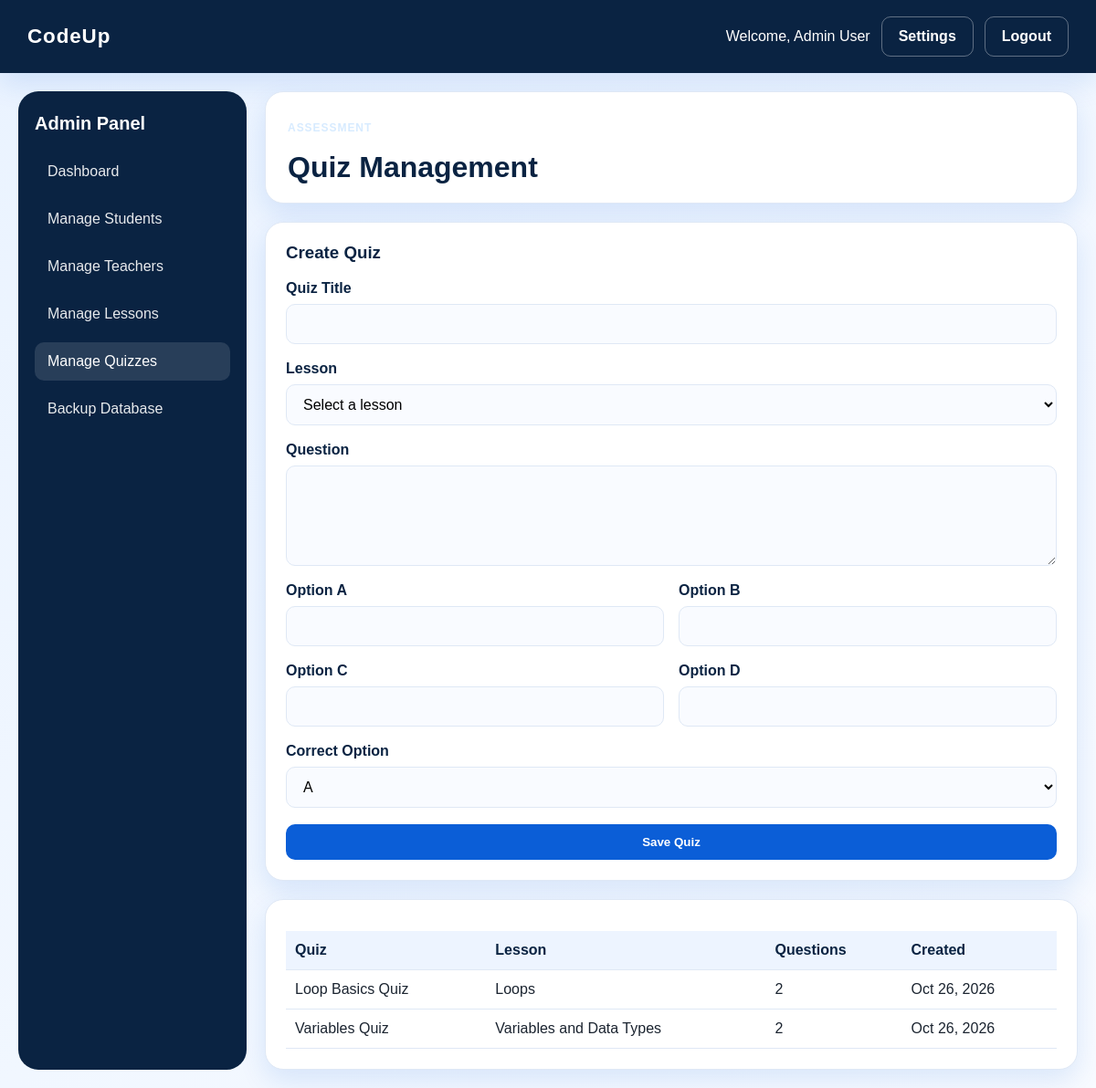
Page /admin/manage_quizzes.php (signed in) on the committed database.
### tables this page shows
CREATE TABLE users (
  id INT AUTO_INCREMENT PRIMARY KEY,
  name VARCHAR(150) NOT NULL,
  email VARCHAR(150) NOT NULL UNIQUE,
  password VARCHAR(255) NOT NULL,
  role ENUM('admin','teacher','student') NOT NULL,
  status ENUM('active','inactive') DEFAULT 'active',
  created_at TIMESTAMP DEFAULT CURRENT_TIMESTAMP
);

CREATE TABLE quizzes (
  id INT AUTO_INCREMENT PRIMARY KEY,
  title VARCHAR(150) NOT NULL,
  lesson_id INT DEFAULT NULL,
  teacher_id INT DEFAULT NULL,
  created_at TIMESTAMP DEFAULT CURRENT_TIMESTAMP,
  FOREIGN KEY (lesson_id) REFERENCES lessons(id) ON DELETE SET NULL,
  FOREIGN KEY (teacher_id) REFERENCES teachers(id) ON DELETE SET NULL
);

CREATE TABLE lessons (
  id INT AUTO_INCREMENT PRIMARY KEY,
  title VARCHAR(150) NOT NULL,
  topic VARCHAR(150) NOT NULL,
  content TEXT NOT NULL,
  objectives TEXT,
  created_by INT DEFAULT NULL,
  created_at TIMESTAMP DEFAULT CURRENT_TIMESTAMP,
  FOREIGN KEY (created_by) REFERENCES users(id) ON DELETE SET NULL
);

### includes/config.php (called while the page is built, shortened)
<?php
$host = 'localhost';
$user = 'root';
$pass = '';
$dbname = 'codeup';
try {
    $conn = new mysqli($host, $user, $pass, $dbname);
    $conn->set_charset('utf8mb4');
} catch (mysqli_sql_exception $exception) {
    error_log('Database connection failed: ' . $exception->getMessage());
    http_response_code(500);
    exit('Database connection failed. Check that MySQL is running, the credentials are correct, and the codeup database has been imported.');
}
function db()
{
    global $conn;
    return $conn;
}
function isLoggedIn()
{
    return isset($_SESSION['user_id']);
}
function currentUser()
{
    $stmt = db()->prepare('SELECT * FROM users WHERE id = ? LIMIT 1');
    $stmt->bind_param('i', $_SESSION['user_id']);
    $stmt->execute();
    $result = $stmt->get_result();
    return $result->fetch_assoc();
}
function formatDate($date)
{
    return date('M d, Y', strtotime($date));
}

### admin/manage_quizzes.php (the view, shortened to what this page needs)
<?php
require __DIR__ . '/../includes/config.php';
$quizzes = db()->query('SELECT q.id, q.title, l.title AS lesson_title, q.created_at, COUNT(question.id) AS question_count FROM quizzes q LEFT JOIN lessons l ON l.id = q.lesson_id LEFT JOIN questions question ON question.quiz_id = q.id GROUP BY q.id, q.title, l.title, q.created_at ORDER BY q.created_at DESC');
include __DIR__ . '/../includes/header.php';
?>
<div class="dashboard-page">
    <aside class="sidebar">
        <h3>Admin Panel</h3>
        <nav>
            <a href="dashboard.php">Dashboard</a>
            <a href="manage_students.php">Manage Students</a>
            <a href="manage_teachers.php">Manage Teachers</a>
            <a href="manage_lessons.php">Manage Lessons</a>
            <a class="active" href="manage_quizzes.php">Manage Quizzes</a>
            <a href="backup_database.php">Backup Database</a>
        </nav>
    </aside>
    <main class="main-panel">
        <div class="page-header">
            <div>
                <p class="eyebrow">Assessment</p>
                <h1>Quiz Management</h1>
            </div>
        </div>
        <div class="card">
            <h3>Create Quiz</h3>
            <form method="POST" class="stack-form">
                <div class="form-group">
                    <label for="quiz-title">Quiz Title</label>
                    <input id="quiz-title" type="text" name="title" required>
                </div>
                <div class="form-group">
                    <label for="quiz-lesson">Lesson</label>
                    <select id="quiz-lesson" name="lesson_id" required>
                        <option value="" disabled selected>Select a lesson</option>
                    </select>
                </div>
                <div class="form-group">
                    <label for="quiz-question">Question</label>
                    <textarea id="quiz-question" name="question" rows="3" required></textarea>
                </div>
                <div class="form-row">
                    <div class="form-group"><label for="quiz-option-a">Option A</label><input id="quiz-option-a" type="text" name="option_a" required></div>
                    <div class="form-group"><label for="quiz-option-b">Option B</label><input id="quiz-option-b" type="text" name="option_b" required></div>
                </div>
                <div class="form-row">
                    <div class="form-group"><label for="quiz-option-c">Option C</label><input id="quiz-option-c" type="text" name="option_c" required></div>
                    <div class="form-group"><label for="quiz-option-d">Option D</label><input id="quiz-option-d" type="text" name="option_d" required></div>
                </div>
                <div class="form-group">
                    <label for="quiz-correct-option">Correct Option</label>
                    <select id="quiz-correct-option" name="correct_option" required>
                        <option value="A">A</option><option value="B">B</option><option value="C">C</option><option value="D">D</option>
                    </select>
                </div>
                <button type="submit" name="create_quiz" value="1" class="btn btn-primary">Save Quiz</button>
            </form>
        </div>
        <div class="card">
            <table class="data-table">
                <thead>
                    <tr>
                        <th>Quiz</th>
                        <th>Lesson</th>
                        <th>Questions</th>
                        <th>Created</th>
                    </tr>
                </thead>
                <tbody>
                    <?php while ($quiz = $quizzes->fetch_assoc()): ?>
                        <tr>
                            <td><?= htmlspecialchars($quiz['title']); ?></td>
                            <td><?= htmlspecialchars($quiz['lesson_title'] ?? 'General'); ?></td>
                            <td><?= (int)$quiz['question_count']; ?></td>
                            <td><?= formatDate($quiz['created_at']); ?></td>
                        </tr>
                    <?php endwhile; ?>
                </tbody>
            </table>
        </div>
    </main>
</div>
<?php include __DIR__ . '/../includes/footer.php'; ?>

### includes/header.php (shortened to what this page needs)
<?php
require_once __DIR__ . '/config.php';
?>
<!DOCTYPE html>
<html lang="en">
<head>
    <link rel="stylesheet" href="<?= BASE_URL; ?>/assets/css/style.css">
</head>
<body>
    <?php if (isLoggedIn()): ?>
    <div class="topbar">
        <div class="brand-box">
            <strong>CodeUp</strong>
        </div>
        <div class="topbar-actions">
            <span>Welcome, <?= htmlspecialchars(currentUser()['name'] ?? 'User'); ?></span>
            <a href="<?= BASE_URL; ?>/settings.php" class="btn btn-outline">Settings</a>
            <a href="<?= BASE_URL; ?>/logout.php" class="btn btn-outline" data-logout-trigger>Logout</a>
        </div>
    </div>
    <?php endif; ?>
    <div class="page-shell">

### assets/css/style.css (style rules this page uses)
:root { --primary-blue: #0b5ed7; --primary-dark: #0a2342; --primary-soft: #edf4ff; --accent: #1d9bf0; --white: #ffffff; --text: #1b2430; --muted: #6b7280; --border: #dfe8f5; --success: #198754; --danger: #dc3545; --shadow: 0 12px 30px rgba(11, 94, 215, 0.12); }
* { box-sizing: border-box; }
body { margin: 0; font-family: Arial, sans-serif; background: linear-gradient(135deg, #eaf3ff 0%, #f8fbff 100%); color: var(--text); }
a { text-decoration: none; color: inherit; }
.page-shell { min-height: 100vh; padding: 20px; }
.topbar { display: flex; align-items: center; justify-content: space-between; background: var(--primary-dark); color: var(--white); padding: 18px 30px; box-shadow: var(--shadow); }
.brand-box { font-size: 1.4rem; letter-spacing: 0.04em; }
.topbar-actions { display: flex; align-items: center; gap: 12px; }
.btn { display: inline-flex; align-items: center; justify-content: center; border: none; border-radius: 10px; padding: 12px 18px; font-weight: 600; cursor: pointer; transition: 0.2s ease; }
.btn-primary { background: var(--primary-blue); color: var(--white); }
.btn-outline { background: transparent; border: 1px solid rgba(255,255,255,0.35); color: var(--white); }
.eyebrow { display: inline-block; letter-spacing: 0.08em; text-transform: uppercase; color: #d7ebff; font-size: 0.75rem; font-weight: bold; }
.feature-card, .card, .metric-card { background: var(--white); border: 1px solid var(--border); border-radius: 20px; box-shadow: var(--shadow); }
.auth-form, .stack-form { display: flex; flex-direction: column; gap: 18px; }
.form-group { display: flex; flex-direction: column; gap: 8px; }
.form-row { display: grid; grid-template-columns: repeat(2, minmax(0, 1fr)); gap: 16px; }
label { font-weight: 600; color: var(--primary-dark); }
input, select, textarea { width: 100%; border: 1px solid var(--border); border-radius: 10px; padding: 12px 14px; font-size: 1rem; background: #f9fbff; }
textarea { resize: vertical; min-height: 110px; }
.dashboard-page { display: grid; grid-template-columns: 250px 1fr; gap: 20px; min-height: 80vh; }
.sidebar { background: var(--primary-dark); color: var(--white); padding: 24px 18px; border-radius: 22px; }
.sidebar h3 { margin-top: 0; margin-bottom: 20px; font-size: 1.25rem; }
.sidebar nav { display: flex; flex-direction: column; gap: 10px; }
.sidebar nav a { display: block; padding: 12px 14px; border-radius: 10px; color: var(--white); opacity: 0.9; }
.sidebar nav a.active, .sidebar nav a:hover { background: rgba(255,255,255,0.12); opacity: 1; }
.main-panel { display: flex; flex-direction: column; gap: 20px; }
.page-header { display: flex; justify-content: space-between; align-items: center; background: var(--white); border: 1px solid var(--border); border-radius: 20px; padding: 20px 24px; box-shadow: var(--shadow); }
.page-header h1 { margin: 6px 0 0; color: var(--primary-dark); }
.card { padding: 22px; }
.card h3 { margin-top: 0; color: var(--primary-dark); }
.data-table { width: 100%; border-collapse: collapse; margin-top: 12px; }
.data-table th, .data-table td { border-bottom: 1px solid var(--border); text-align: left; padding: 12px 10px; }
.data-table th { background: var(--primary-soft); color: var(--primary-dark); }

### rows in the picture
users: name "Admin User"
quizzes: title "Loop Basics Quiz", lesson.title "Loops", question_count "2", created_at "Oct 26, 2026"
quizzes: title "Variables Quiz", lesson.title "Variables and Data Types", question_count "2", created_at "Oct 26, 2026"
